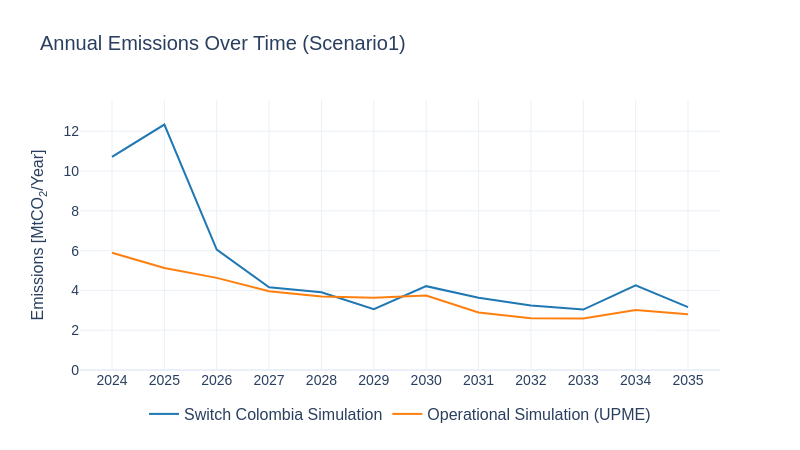

Source (notebook cell):
### Code cell
sw.scenarios.annual_emissions_combined(
    dataframes=[em_sw, em_upme],
    x_axis='PERIOD',
    y_axis='AnnualEmissions_MtCO2_per_yr',
    labels=['Switch Colombia Simulation', 'Operational Simulation (UPME)'],
    colors=['#1f77b4', '#ff7f0e'],
    folder=scenario_name,
    title=scenario_name
)
#em_sw = em_sw[['PERIOD','AnnualEmissions_MtCO2_per_yr']]
#em_sw.to_csv('./13_switch.csv')
#em_upme = em_upme[['PERIOD','AnnualEmissions_MtCO2_per_yr']]
#em_upme.to_csv('./13_upme.csv')

### Figure 1 — Plotly figure (JSON) as saved in the notebook; plotly's stock layout.template omitted (floating-point values rounded to 4 significant figures)
{"data": [{"line": {"color": "#1f77b4"}, "mode": "lines+text", "name": "Switch Colombia Simulation", "type": "scatter", "x": [2024, 2025, 2026, 2027, 2028, 2029, 2030, 2031, 2032, 2033, 2034, 2035], "y": [10.71, 12.34, 6.049, 4.156, 3.909, 3.053, 4.214, 3.634, 3.239, 3.036, 4.255, 3.16]}, {"line": {"color": "#ff7f0e"}, "mode": "lines+text", "name": "Operational Simulation (UPME)", "type": "scatter", "x": [2024, 2025, 2026, 2027, 2028, 2029, 2030, 2031, 2032, 2033, 2034, 2035], "y": [5.89, 5.13, 4.63, 3.96, 3.7, 3.63, 3.74, 2.89, 2.6, 2.59, 3.01, 2.8]}], "layout": {"font": {"family": "Arial", "size": 16}, "height": 450, "legend": {"orientation": "h", "x": 0.5, "xanchor": "center", "y": -0.1}, "showlegend": true, "title": {"font": {"family": "Arial", "size": 20}, "text": "Annual Emissions Over Time (Scenario1)"}, "width": 800, "xaxis": {"tickfont": {"family": "Arial", "size": 14}, "tickvals": [2024, 2025, 2026, 2027, 2028, 2029, 2030, 2031, 2032, 2033, 2034, 2035], "title": {"font": {"family": "Arial", "size": 18}, "text": ""}}, "yaxis": {"range": [0, 13.57], "tickfont": {"family": "Arial", "size": 14}, "title": {"font": {"family": "Arial", "size": 16}, "text": "Emissions [MtCO<sub>2</sub>/Year]"}}}}
